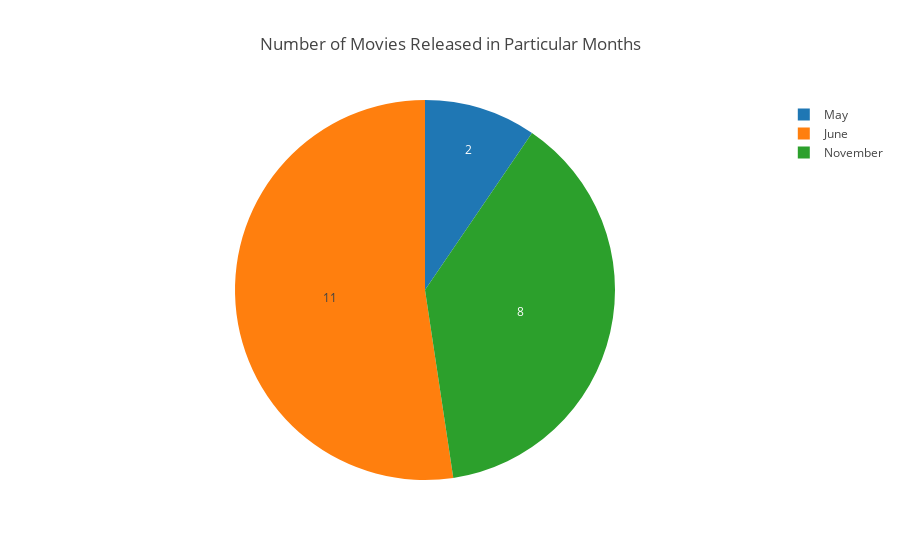

Write notebook code for a chart like this one.
### Code cell
# Pie Chart to visualize number of movies released in particular months

fig = {
    'data': [
        dict(
            labels = ['May', 'June', 'November'],
            values = [2,11,8],
            type = 'pie',
            sort = False,
            hoverinfo = 'label+percent',
            textinfo = 'value'
        )
],
    'layout' : 
        dict(
            title = 'Number of Movies Released in Particular Months'
    )
}

iplot(fig)

### Figure 1 — Plotly figure (JSON) as saved in the notebook; plotly's stock layout.template omitted (floating-point values rounded to 4 significant figures)
{"data": [{"hoverinfo": "label+percent", "labels": ["May", "June", "November"], "sort": false, "textinfo": "value", "type": "pie", "uid": "3a6727e4-7244-49ff-bbfa-aae5ea07477b", "values": [2, 11, 8]}], "layout": {"title": {"text": "Number of Movies Released in Particular Months"}}}
